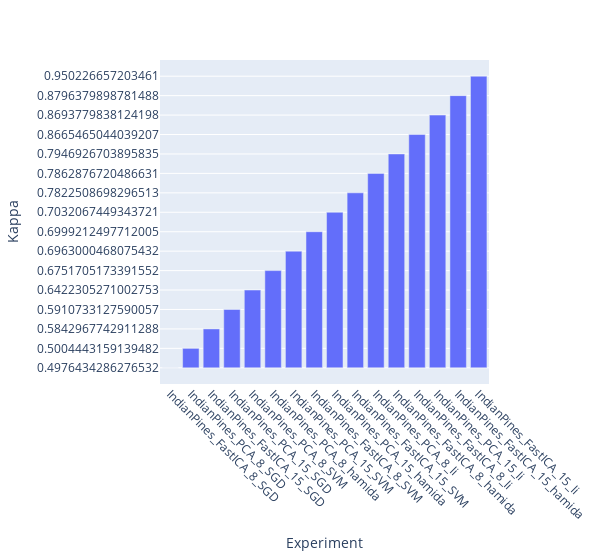

Notebook cell for this chart:
### Code cell
arr = np.array([[exp, dict_results[exp]['Kappa'][0]] for exp in dict_results])
sorted_data = arr[np.argsort(arr[:, 1])]


fig = px.bar({'Kappa':[data[1] for data in sorted_data],
              'Experiment': [data[0] for data in sorted_data]}, x='Experiment', y='Kappa',
              width=600)
fig.update_xaxes(tickangle=45)
fig.show()

### Figure 1 — Plotly figure (JSON) as saved in the notebook; plotly's stock layout.template omitted (floating-point values rounded to 4 significant figures)
{"data": [{"alignmentgroup": "True", "hovertemplate": "Experiment=%{x}<br>Kappa=%{y}<extra></extra>", "legendgroup": "", "marker": {"color": "#636efa", "pattern": {"shape": ""}}, "name": "", "offsetgroup": "", "orientation": "v", "showlegend": false, "textposition": "auto", "type": "bar", "x": ["IndianPines_FastICA_8_SGD", "IndianPines_PCA_8_SGD", "IndianPines_FastICA_15_SGD", "IndianPines_PCA_15_SGD", "IndianPines_PCA_8_SVM", "IndianPines_PCA_8_hamida", "IndianPines_PCA_15_SVM", "IndianPines_FastICA_8_SVM", "IndianPines_PCA_15_hamida", "IndianPines_FastICA_15_SVM", "IndianPines_PCA_8_li", "IndianPines_FastICA_8_hamida", "IndianPines_FastICA_8_li", "IndianPines_PCA_15_li", "IndianPines_FastICA_15_hamida", "IndianPines_FastICA_15_li"], "xaxis": "x", "y": ["0.4976434286276532", "0.5004443159139482", "0.5842967742911288", "0.5910733127590057", "0.6422305271002753", "0.6751705173391552", "0.6963000468075432", "0.6999212497712005", "0.7032067449343721", "0.7822508698296513", "0.7862876720486631", "0.7946926703895835", "0.8665465044039207", "0.8693779838124198", "0.8796379898781488", "0.950226657203461"], "yaxis": "y"}], "layout": {"barmode": "relative", "legend": {"tracegroupgap": 0}, "margin": {"t": 60}, "width": 600, "xaxis": {"anchor": "y", "domain": [0, 1], "tickangle": 45, "title": {"text": "Experiment"}}, "yaxis": {"anchor": "x", "domain": [0, 1], "title": {"text": "Kappa"}}}}
